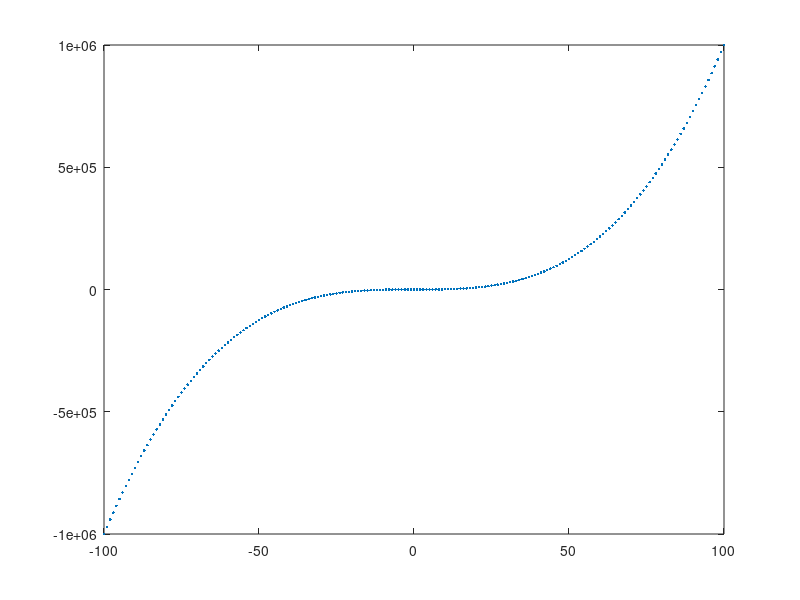

Reproduce this figure in MATLAB. (Note: this script raises an error after producing the figure.)
function dataHover

% Define some data
x = -100:100;
y = x.^3;

% Set up a figure with a callback that executes on mouse motion, a set of
% axes, plot something in the axes, define a text object for later use.
figHdl = figure('WindowButtonMotionFcn', @hoverCallback);
axesHdl = axes;
lineHdl = plot(x, y, 'LineStyle', 'none', 'Marker', '.', 'Parent', axesHdl);
textHdl = text('Color', 'black', 'VerticalAlign', 'Bottom');

    function hoverCallback(src, evt)
        % Grab the x & y axes coordinate where the mouse is
        mousePoint = get(axesHdl, 'CurrentPoint');
        mouseX = mousePoint(1,1);
        mouseY = mousePoint(1,2);
        
        % Compare where data and current mouse point to find the data point
        % which is closest to the mouse point
        distancesToMouse = hypot(x - mouseX, y - mouseY);
        [val, ind] = min(abs(distancesToMouse));
        
        % If the distance is less than some threshold, set the text
        % object's string to show the data at that point.
        xrange = range(get(axesHdl, 'Xlim'));
        yrange = range(get(axesHdl, 'Ylim'));
        if abs(mouseX - x(ind)) < 0.02*xrange && abs(mouseY - y(ind)) < 0.02*yrange
            set(textHdl, 'String', {['x = ', num2str(x(ind))], ['y = ', num2str(y(ind))]});
            set(textHdl, 'Position', [x(ind) + 0.01*xrange, y(ind) + 0.01*yrange])
        else
            set(textHdl, 'String', '')
        end
    end

end